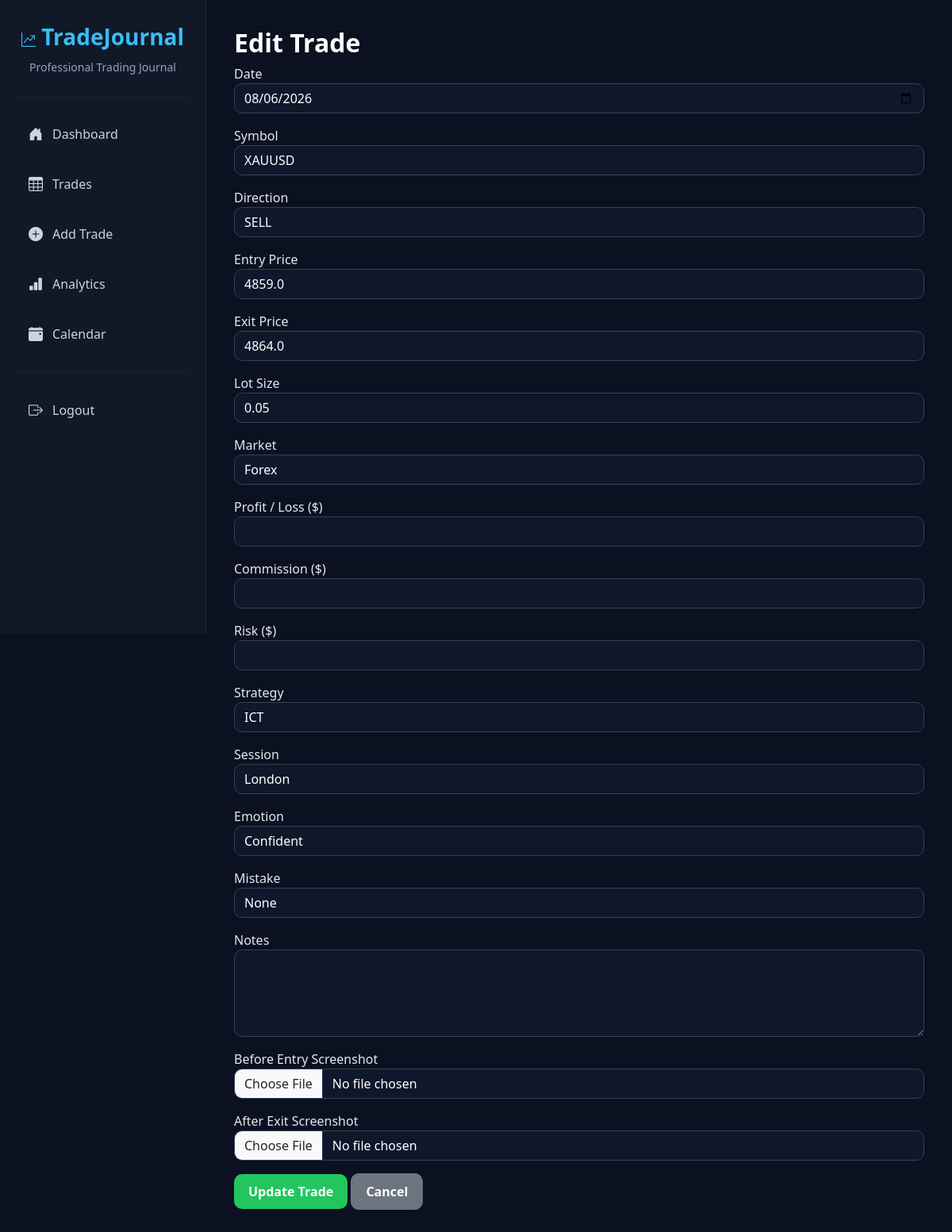
/edit_trade/4 (signed in), run on an earlier commit of the app's database.
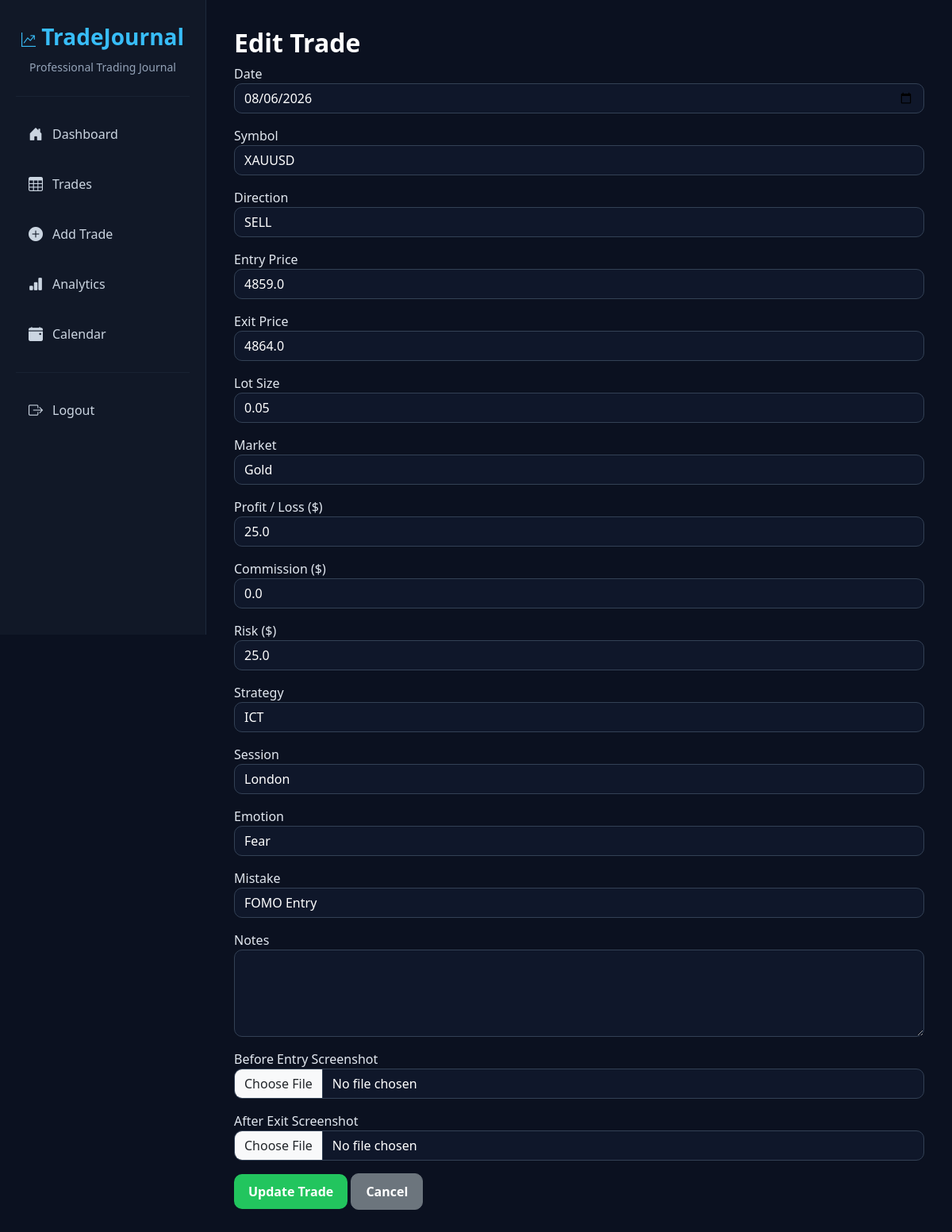
And on a later commit of the database.
### models/trade.py (models this page shows)
class Trade(db.Model):
    __tablename__ = "trades"
    id = db.Column(db.Integer, primary_key=True)
    date = db.Column(db.String(20), nullable=False)
    symbol = db.Column(db.String(20), nullable=False)
    direction = db.Column(db.String(10), nullable=False)
    entry = db.Column(db.Float, nullable=False)
    exit = db.Column(db.Float, nullable=False)
    lot = db.Column(db.Float, nullable=False)
    market = db.Column(db.String(20), default="Forex")
    profit_loss = db.Column(db.Float, default=0)
    commission = db.Column(db.Float, default=0)
    risk = db.Column(db.Float, default=0)
    strategy = db.Column(db.String(50), default="")
    session = db.Column(db.String(30), default="")
    emotion = db.Column(db.String(50), default="")
    mistake = db.Column(db.String(100), default="")
    notes = db.Column(db.Text)
    before_image = db.Column(db.String(255))
    after_image = db.Column(db.String(255))
    user_id = db.Column(db.Integer, db.ForeignKey("users.id"))

### routes/trades.py (the view, shortened to what this page needs)
@trades_bp.route("/edit_trade/<int:id>", methods=["GET", "POST"])
@login_required
def edit_trade(id):
    trade = Trade.query.filter_by(
        id=id,
        user_id=current_user.id
    ).first_or_404()
    return render_template(
        "edit_trade.html",
        trade=trade
    )

### app.py (called while the page is built)
@login_manager.user_loader
def load_user(user_id):
    return User.query.get(int(user_id))

### templates/edit_trade.html (shortened to what the changed rows need)
{% extends "base.html" %}
{% block content %}
<h2>Edit Trade</h2>
<form method="POST" enctype="multipart/form-data">
    <div class="mb-3">
        <label>Date</label>
        <input
            type="date"
            name="date"
            class="form-control"
            value="{{ trade.date }}"
            required>
    </div>
    <div class="mb-3">
        <label>Symbol</label>
        <input
            type="text"
            name="symbol"
            class="form-control"
            value="{{ trade.symbol }}"
            required>
    </div>
    <div class="mb-3">
        <label>Direction</label>
        <select
            name="direction"
            class="form-control">
            <option value="SELL"
            {% if trade.direction=="SELL" %}selected{% endif %}>
            SELL
            </option>
        </select>
    </div>
    <div class="mb-3">
        <label>Entry Price</label>
        <input
            type="number"
            step="0.01"
            name="entry"
            class="form-control"
            value="{{ trade.entry }}"
            required>
    </div>
    <div class="mb-3">
        <label>Exit Price</label>
        <input
            type="number"
            step="0.01"
            name="exit"
            class="form-control"
            value="{{ trade.exit }}"
            required>
    </div>
    <div class="mb-3">
        <label>Lot Size</label>
        <input
            type="number"
            step="0.01"
            name="lot"
            class="form-control"
            value="{{ trade.lot }}"
            required>
    </div>
    <div class="mb-3">
    <label>Market</label>
    <select name="market" class="form-control">
        <option value="Forex" {% if trade.market=="Forex" %}selected{% endif %}>Forex</option>
        <option value="Gold" {% if trade.market=="Gold" %}selected{% endif %}>Gold</option>
    </select>
</div>
    <div class="mb-3">
    <label>Profit / Loss ($)</label>
    <input
        type="number"
        step="0.01"
        name="profit_loss"
        class="form-control"
        value="{{ trade.profit_loss }}">
</div>
    <div class="mb-3">
    <label>Commission ($)</label>
    <input
        type="number"
        step="0.01"
        name="commission"
        class="form-control"
        value="{{ trade.commission }}">
</div>
<div class="mb-3">
    <label>Risk ($)</label>
    <input
        type="number"
        step="0.01"
        name="risk"
        class="form-control"
        value="{{ trade.risk }}">
</div>
    <div class="mb-3">
    <label>Strategy</label>
    <select name="strategy" class="form-control">
        <option value="ICT" {% if trade.strategy=="ICT" %}selected{% endif %}>ICT</option>
    </select>
    </div>
    <div class="mb-3">
    <label>Session</label>
    <select name="session" class="form-control">
        <option value="London" {% if trade.session=="London" %}selected{% endif %}>London</option>
    </select>
    </div>
    <div class="mb-3">
    <label>Emotion</label>
    <select name="emotion" class="form-control">
        <option value="Confident" {% if trade.emotion=="Confident" %}selected{% endif %}>Confident</option>
        <option value="Fear" {% if trade.emotion=="Fear" %}selected{% endif %}>Fear</option>
    </select>
    </div>
    <div class="mb-3">
    <label>Mistake</label>
    <select name="mistake" class="form-control">
        <option value="None" {% if trade.mistake=="None" %}selected{% endif %}>None</option>
        <option value="FOMO Entry" {% if trade.mistake=="FOMO Entry" %}selected{% endif %}>FOMO Entry</option>
    </select>
    </div>
    <div class="mb-3">
        <label>Notes</label>
        <textarea
            name="notes"
            class="form-control"
            rows="4">{{ trade.notes }}</textarea>
    </div>
</form>
{% endblock %}

What changed in the data, as far as the page shows it:
changed Trade "XAUUSD": market (not shown) → "Gold"; profit_loss (not shown) → "25.0"; commission (not shown) → "0.0"; risk (not shown) → "25.0"; emotion "Confident" → "Fear"; mistake "None" → "FOMO Entry"
Also different on the page:
form field market: "Forex" → (not shown)
